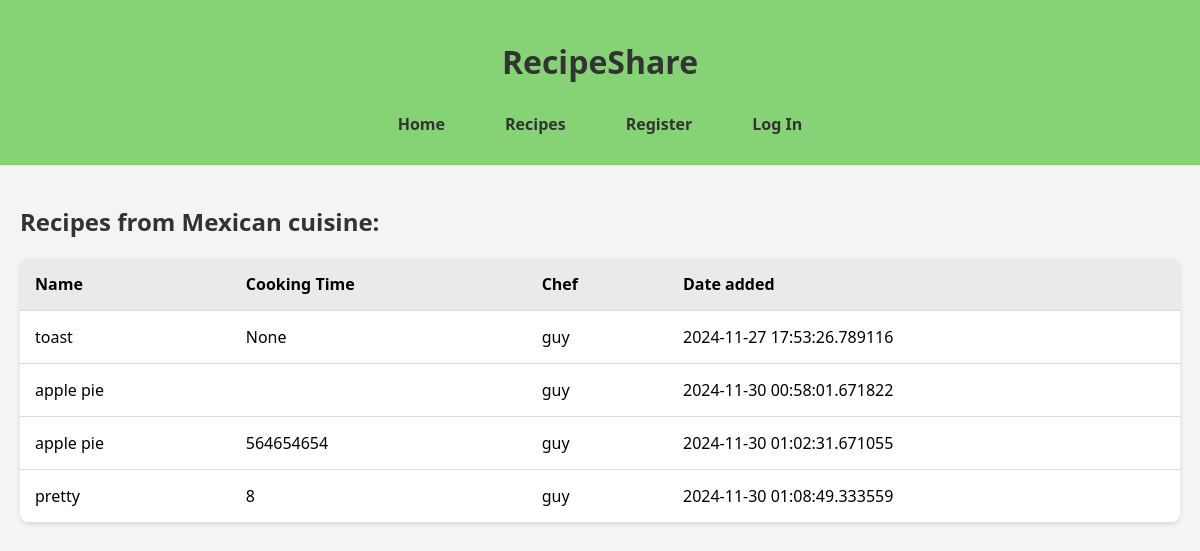
/cuisine/1, run on an earlier commit of the app's database.
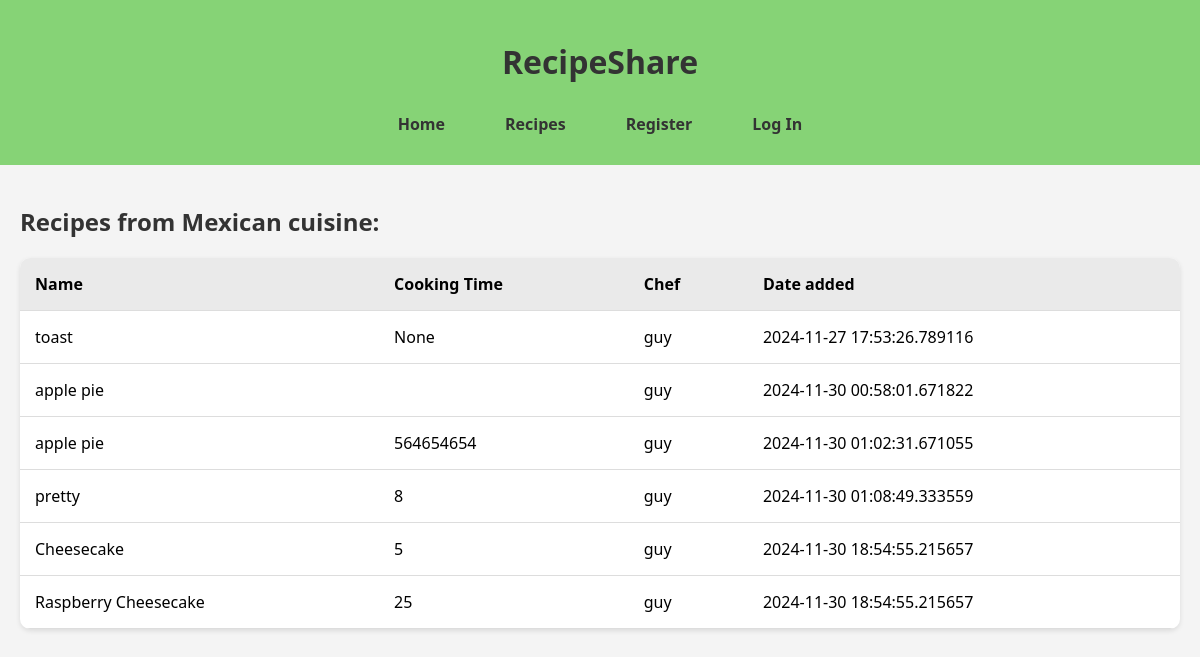
And on a later commit of the database.
### models.py (models this page shows, shortened)
class Cuisine(db.Model):
    __tablename__ = 'cuisines'
    cuisine_id = db.mapped_column(db.Integer, primary_key=True)
    cuisine_name = db.mapped_column(db.String(50))
    recipes = db.relationship('Recipe', back_populates='cuisine')

class Recipe(db.Model):
    __tablename__ = 'recipes'
    recipe_id = db.mapped_column(db.Integer, primary_key=True)
    recipe_name = db.mapped_column(db.String(500))
    ingredients = db.mapped_column(db.String(1000))
    method = db.mapped_column(db.String(5000))
    total_time = db.mapped_column(db.Integer)
    date_added = db.mapped_column(db.DateTime, default=datetime.now(timezone.utc))
    chef_id = db.mapped_column(db.Integer, db.ForeignKey('users.user_id'), nullable=False)
    cuisine_id = db.mapped_column(db.Integer, db.ForeignKey('cuisines.cuisine_id'), nullable=False)
    chef = db.relationship('User', back_populates='recipes')
    cuisine = db.relationship('Cuisine', back_populates='recipes')
    favorites = db.relationship('Favorite', back_populates='recipe')

class User(UserMixin, db.Model):
    __tablename__ = 'users'
    user_id = db.mapped_column(db.Integer, primary_key=True)
    username = db.mapped_column(db.String(50), unique=True)
    is_chef = db.mapped_column(db.Boolean, default=False)
    recipes = db.relationship('Recipe', back_populates='chef')
    favorites = db.relationship('Favorite', back_populates='user')

### app.py (the view)
@app.route('/cuisine/<int:cuisine_id>')
def cuisine_category(cuisine_id):
    cuisine = Cuisine.query.get_or_404(cuisine_id)
    return render_template('cuisine.html', cuisine=cuisine)

### templates/cuisine.html
{% extends 'base.html' %}
{% block content %}
    <h2>Recipes from {{cuisine.cuisine_name}} cuisine:</h2>
    <table>
        <thead>
            <tr>
                <th scope="col">Name</th>
                <th scope="col">Cooking Time</th>
                <th scope="col">Chef</th>
                <th scope="col">Date added</th>
            </tr>
        </thead>
        <tbody>
            {% for recipe in cuisine.recipes %}
            <tr>
                <td>
                    <a href="{{ url_for('recipe', recipe_id=recipe.recipe_id) }}">
                        {{recipe.recipe_name}}
                    </a>
                </td>
                <td>{{recipe.total_time}}</td>
                <td>{{recipe.chef.username}}</td>
                <td>{{recipe.date_added}}</td>
            </tr>
            {% else %}
            <tr>
                <td colspan="4">No recipes found in the {{cuisine.cuisine_name}} section</td>
            </tr>
            {% endfor %}
        </tbody>
    </table>
{% endblock %}

### templates/base.html (shortened to what this page needs)
<!DOCTYPE html>
<html lang="en">
    <head>
        <link rel="stylesheet" type="text/css" href="{{ url_for('static', filename='style.css') }}">
    </head>
    <body>
        <header>
            <h1>RecipeShare</h1>
            <nav class="navigation">
                <ul>
                    <li><a href="{{ url_for('index') }}">Home</a></li>
                    <li><a href="{{ url_for('recipe_list') }}">Recipes</a></li>
                    {% if current_user.is_authenticated %}
                        {% if current_user.is_chef %}
                            <li><a href="{{ url_for('add_recipe') }}">Add Recipe</a></li>
                        {% endif %}
                        <li><a href="{{ url_for('favorites') }}">Favorites</a></li>
                        <li><a href="{{ url_for('logout_page') }}">Log Out</a></li>
                    {% else %}
                    <li><a href="{{ url_for('register_page') }}">Register</a></li>
                    <li><a href="{{ url_for('login_page') }}">Log In</a></li>
                    {% endif %}
                </ul>
            </nav>
        </header>
        <main>
            {% block content %}{% endblock %}
        </main>
    </body>
</html>

### static/style.css (style rules this page uses)
* { box-sizing: border-box; }
body { padding: 0; font-family: 'Segoe UI', Tahoma, Geneva, Verdana, sans-serif; background-color: #f4f4f4; margin: 0px; }
h1, h2, h3, h4, h5, h6, p { margin: 20px 0; color: #333; }
header { background-color: #86d376; padding: 20px; color: #333333; text-align: center; }
nav { background-color: #86d376; }
.navigation ul { list-style: none; margin: 0; padding: 0; display: flex; justify-content: center; flex-wrap: wrap; }
nav.navigation ul li { margin: 0 15px; }
nav.navigation ul li a { text-decoration: none; color: #333; font-weight: bold; padding: 10px 15px; display: block; transition: background-color 0.3s, color 0.3s; }
main { padding: 20px; margin: 0 auto; max-width: 1200px; }
table { width: 100%; border-collapse: collapse; margin-top: 20px; background-color: #fff; border-radius: 10px; overflow: hidden; box-shadow: 0 2px 5px rgba(0,0,0,0.1); }
table th, table td { padding: 15px; text-align: left; }
table thead { background-color: #eaeaea; }
table tr { border-bottom: 1px solid #ddd; transition: background-color 0.2s; }
table a { text-decoration: none; color: inherit; }

What changed in the data, as far as the page shows it:
added Recipe: recipe_name "Cheesecake", total_time "5", chef.username "guy", date_added "2024-11-30 18:54:55.215657"
added Recipe: recipe_name "Raspberry Cheesecake", total_time "25", chef.username "guy", date_added "2024-11-30 18:54:55.215657"
